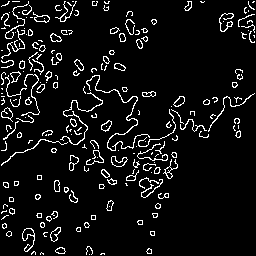

Generate this figure with Python:
from skimage.feature import canny
import numpy as np
from PIL import Image, ImageOps, ImageEnhance
#from scipy.misc import imread
from numpy import asarray
from skimage.color import rgb2gray, gray2rgb

img_cont = Image.open("datasets/hmaps_train_contrast/ASTGTMV003_N02W072_dem4.png")
img_cont = img_cont.convert('L')
enhancer = ImageEnhance.Contrast(img_cont)
img_cont = enhancer.enhance(20)
enhancer = ImageEnhance.Brightness(img_cont)
img_cont = enhancer.enhance(1)



img_cont = asarray(img_cont)
print(img_cont)
imglook = Image.fromarray(img_cont)
imglook.save("imgconttest.png")
edge = canny(img_cont, sigma=2)
edge = Image.fromarray(edge)
edge.save("edgetest.png")